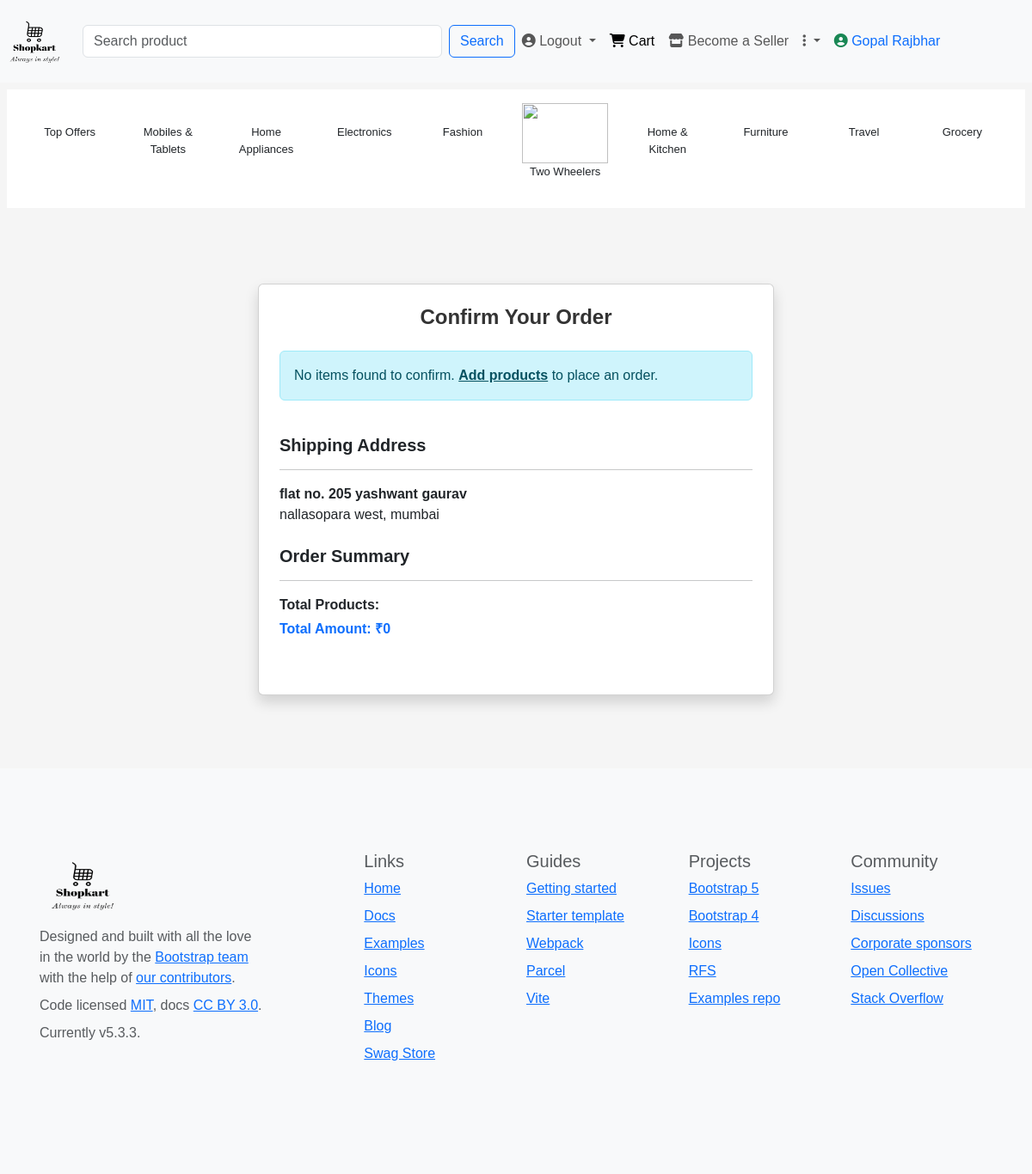
Page /confirm_order/1/ (signed in) on the committed database.
### account/models.py (models this page shows, shortened)
class CustomUser(AbstractUser):
    contact = models.CharField(max_length=10,blank=True,null=True)
    groups = models.ManyToManyField('auth.Group',related_name="account_user_set",blank=True)
    user_permissions = models.ManyToManyField('auth.Permission',related_name='account_user_permission_set',blank=True)
    class Meta:
        indexes = [
            models.Index(fields=['username']),
            models.Index(fields=['email']),
        ]

### product/models.py (models this page shows)
class ShippingAddress(models.Model):
    customer = models.ForeignKey(Customer,on_delete=models.CASCADE)
    address_line1 = models.CharField(max_length=50)
    landmark = models.CharField(max_length=50)
    city = models.CharField(max_length=50)
    state= models.CharField(max_length=50)
    pincode = models.CharField(max_length=6,validators=[RegexValidator(r'^\d{6}$','Enter a valid 6 digit pincode')])

### account/views.py (the view)
# urls.py: path('confirm_order/<int:id>/',views.confirm_order,name="confirm_order"),
def confirm_order(request,id):
    if request.user.is_authenticated:
        cart_item = Cart.objects.filter(customer=request.user)
        address = ShippingAddress.objects.get(id=id)
        total_amount=0
        for item in cart_item:
            total_amount += item.product.price * item.quantity
        context={
            'cart_items':cart_item,
            'address':address,
            'total_amount':total_amount
        }
        return render(request,'confirm_order.html',context)
    else:
        return redirect('signin')

### templates/confirm_order.html (shortened to what this page needs)
{% extends "base.html" %}
{% block content %}
<div class="container d-flex justify-content-center align-items-center" style="min-height: 80vh;">
  <div class="card p-4 shadow" style="max-width: 600px; width: 100%;">
    <h2 class="fw-bold mb-4 text-center" style="font-size: 24px; color: #333;">Confirm Your Order</h2>
    <div class="mb-4">
      {% if cart_items %}
      <h5 class="fw-bold">Order Details</h5>
      <hr>
      {% for item in cart_items %}
      <div class="d-flex justify-content-between align-items-center mb-2">
        <div>
          <strong>{{ item.product.title }}</strong>
          <p class="mb-0 text-muted">Quantity: {{ item.quantity }}</p>
        </div>
        <div>
          <span>₹{{ item.product.price }}</span>
        </div>
      </div>
      {% endfor %}
      {% else %}
      <div class="alert alert-info" role="alert">
        No items found to confirm. <a href="{% url 'index' %}" class="alert-link">Add products</a> to place an order.
      </div>
      {% endif %}
    </div>
    <div class="mb-4">
      <h5 class="fw-bold">Shipping Address</h5>
      <hr>
      <p class="mb-0">
        <strong>{{ address.address_line1 }}</strong><br>
        {{ address.landmark }}, {{ address.city }}
      </p>
    </div>
    <div class="mb-4">
      <h5 class="fw-bold">Order Summary</h5>
      <hr>
      <p class="mb-1"><strong>Total Products: </strong>{{ total_items }}</p>
      <p class="fw-bold text-primary">Total Amount: ₹{{ total_amount }}</p>
    </div>
  </div>
</div>
{% endblock content %}

### templates/base.html (shortened to what this page needs)
{% load static %}
<!DOCTYPE html>
<html lang="en">
<head>
    <link href="https://cdn.jsdelivr.net/npm/bootstrap@5.3.3/dist/css/bootstrap.min.css" rel="stylesheet">
    <link rel="stylesheet" href="{% static 'css/style.css' %}">
</head>
<body>
    {% block header %}
        <div class="row">
            <nav class="navbar navbar-expand-lg bg-body-tertiary">
                <div class="container-fluid">
                    <a class="navbar-brand" href="{% url 'index' %}">
                        <img src="{% static 'images/Shopkart-logos_black.png' %}" alt="Bootstrap" width="80" height="70">
                    </a>
                  <div class="collapse navbar-collapse" id="navbarSupportedContent">
                    <form class="d-flex" role="search" action="{% url 'search_bar' %}">
                        <input class="form-control me-2" type="search" placeholder="Search product" name="search_bar" size="40" aria-label="Search">
                        <button class="btn btn-outline-primary" type="submit">Search</button>
                      </form>
                    <ul class="navbar-nav me-auto mb-2 mb-lg-0">
                        <li class="nav-item dropdown">
                        {% if user.is_authenticated %}
                        <a class="nav-link dropdown-toggle" href="{% url 'signout' %}" role="button" aria-expanded="false">
                            <i class="fa-solid fa-circle-user"></i> Logout
                        </a>
                        {% endif %}
                      </li>
                      <li class="nav-item">
                        <a class="nav-link active" aria-current="page" href="{% url 'cart' %}"><i class="fa-solid fa-cart-shopping"></i> Cart</a>
                      </li>
                      <li class="nav-item">
                        <a class="nav-link" href="{% url 'seller_signup' %}"><i class="fa-solid fa-store"></i> Become a Seller</a>
                      </li>
                      <li class="nav-item dropdown">
                        <a class="nav-link dropdown-toggle" href="#" role="button" data-bs-toggle="dropdown" aria-expanded="false">
                          <i class="fa-solid fa-ellipsis-vertical"></i>
                        </a>
                      </li>
                      {% if user.is_authenticated %}
                      <li class="nav-item">
                        <a class="nav-link text-primary" href="#"><i class="fa-solid fa-circle-user text-success"></i> {{user.first_name|capfirst}} {{user.last_name|capfirst}}</a>
                      </li>
                      {% endif %}
                    </ul>
                  </div>
                </div>
              </nav>
        </div>
          <div class="row bg-white m-2 p-3 f-size" >
            <div class="col text-center">
              <p>Top Offers</p>
            </div>
            <div class="col text-center">
              <a href="{% url 'category' %}?product=mobiles and tablets" class="nav-link">
              <p>Mobiles & Tablets</p>
            </a>
            </div>
            <div class="col text-center">
              <a href="{% url 'category' %}?product=home appliances" class="nav-link">
              <p>Home Appliances</p>
            </a>
            </div>
            <div class="col text-center">
              <a href="{% url 'category' %}?product=electronics" class="nav-link">
              <p>Electronics</p>
              </a>
            </div>
            <div class="col text-center">
              <a href="{% url 'category' %}?product=fashion" class="nav-link">
              <p>Fashion</p>
            </a>
            </div>
            <div class="col text-center">
              <a href="{% url 'category' %}?product=two wheelers" class="nav-link">
              <img src="https://akm-img-a-in.tosshub.com/indiatoday/images/story/202302/hero_splendor-sixteen_nine.png?VersionId=BNdkCXSQrRCwBCgHkhSIlwu7NKDBtkln&size=690:388" alt="" height="70px" width="100px">
              <p>Two Wheelers</p>
            </a>
            </div>
            <div class="col text-center">
              <a href="{% url 'category' %}?product=Home & Kitchen" class="nav-link">
              <p>Home & Kitchen</p>
              </a>
            </div>
            <div class="col text-center">
              <p>Furniture</p>
            </div>
            <div class="col text-center">
              <p>Travel</p>
            </div>
            <div class="col text-center">
              <p>Grocery</p>
            </div>
          </div>
    {% endblock header %}
     {% block content %}
     {% endblock content %}
     {% block footer %}
     <div class="row">
        <footer class="bd-footer py-4 py-md-5 mt-1 bg-body-tertiary">
          <div class="container py-4 py-md-5 px-4 px-md-3 text-body-secondary">
            <div class="row">
              <div class="col-lg-3 mb-3">
                <a class="d-inline-flex align-items-center mb-2 text-body-emphasis text-decoration-none" href="/" aria-label="Bootstrap">
                  <img src="{% static 'images/Shopkart-logos_black.png' %}" alt="" width="100" height="80">
                </a>
                <ul class="list-unstyled small">
                  <li class="mb-2">Designed and built with all the love in the world by the <a href="/docs/5.3/about/team/">Bootstrap team</a> with the help of <a href="https://github.com/twbs/bootstrap/graphs/contributors">our contributors</a>.</li>
                  <li class="mb-2">Code licensed <a href="https://github.com/twbs/bootstrap/blob/main/LICENSE" target="_blank" rel="license noopener">MIT</a>, docs <a href="https://creativecommons.org/licenses/by/3.0/" target="_blank" rel="license noopener">CC BY 3.0</a>.</li>
                  <li class="mb-2">Currently v5.3.3.</li>
                </ul>
              </div>
              <div class="col-6 col-lg-2 offset-lg-1 mb-3">
                <h5>Links</h5>
                <ul class="list-unstyled">
                  <li class="mb-2"><a href="/">Home</a></li>
                  <li class="mb-2"><a href="/docs/5.3/">Docs</a></li>
                  <li class="mb-2"><a href="/docs/5.3/examples/">Examples</a></li>
                  <li class="mb-2"><a href="https://icons.getbootstrap.com/">Icons</a></li>
                  <li class="mb-2"><a href="https://themes.getbootstrap.com/">Themes</a></li>
                  <li class="mb-2"><a href="https://blog.getbootstrap.com/">Blog</a></li>
                  <li class="mb-2"><a href="https://cottonbureau.com/people/bootstrap" target="_blank" rel="noopener">Swag Store</a></li>
                </ul>
              </div>
              <div class="col-6 col-lg-2 mb-3">
                <h5>Guides</h5>
                <ul class="list-unstyled">
                  <li class="mb-2"><a href="/docs/5.3/getting-started/">Getting started</a></li>
                  <li class="mb-2"><a href="/docs/5.3/examples/starter-template/">Starter template</a></li>
                  <li class="mb-2"><a href="/docs/5.3/getting-started/webpack/">Webpack</a></li>
                  <li class="mb-2"><a href="/docs/5.3/getting-started/parcel/">Parcel</a></li>
                  <li class="mb-2"><a href="/docs/5.3/getting-started/vite/">Vite</a></li>
                </ul>
              </div>
              <div class="col-6 col-lg-2 mb-3">
                <h5>Projects</h5>
                <ul class="list-unstyled">
                  <li class="mb-2"><a href="https://github.com/twbs/bootstrap" target="_blank" rel="noopener">Bootstrap 5</a></li>
                  <li class="mb-2"><a href="https://github.com/twbs/bootstrap/tree/v4-dev" target="_blank" rel="noopener">Bootstrap 4</a></li>
                  <li class="mb-2"><a href="https://github.com/twbs/icons" target="_blank" rel="noopener">Icons</a></li>
                  <li class="mb-2"><a href="https://github.com/twbs/rfs" target="_blank" rel="noopener">RFS</a></li>
                  <li class="mb-2"><a href="https://github.com/twbs/examples/" target="_blank" rel="noopener">Examples repo</a></li>
                </ul>
              </div>
              <div class="col-6 col-lg-2 mb-3">
                <h5>Community</h5>
                <ul class="list-unstyled">
                  <li class="mb-2"><a href="https://github.com/twbs/bootstrap/issues" target="_blank" rel="noopener">Issues</a></li>
                  <li class="mb-2"><a href="https://github.com/twbs/bootstrap/discussions" target="_blank" rel="noopener">Discussions</a></li>
                  <li class="mb-2"><a href="https://github.com/sponsors/twbs" target="_blank" rel="noopener">Corporate sponsors</a></li>
                  <li class="mb-2"><a href="https://opencollective.com/bootstrap" target="_blank" rel="noopener">Open Collective</a></li>
                  <li class="mb-2"><a href="https://stackoverflow.com/questions/tagged/bootstrap-5" target="_blank" rel="noopener">Stack Overflow</a></li>
                </ul>
              </div>
            </div>
          </div>
        </footer>
       </div>
     {% endblock footer %}
</body>
</html>

### static/css/style.css (style rules this page uses)
body { background-color: whitesmoke; }
* { font-size: 16px; font-family: Arial, Helvetica, sans-serif; }
.f-size p { font-size: 13px; }

### rows in the picture
CustomUser: first_name "Gopal", last_name "Rajbhar"
ShippingAddress: address_line1 "flat no. 205 yashwant gaurav", landmark "nallasopara west", city "mumbai"

### other values in the picture
{{ total_amount }} "0"
